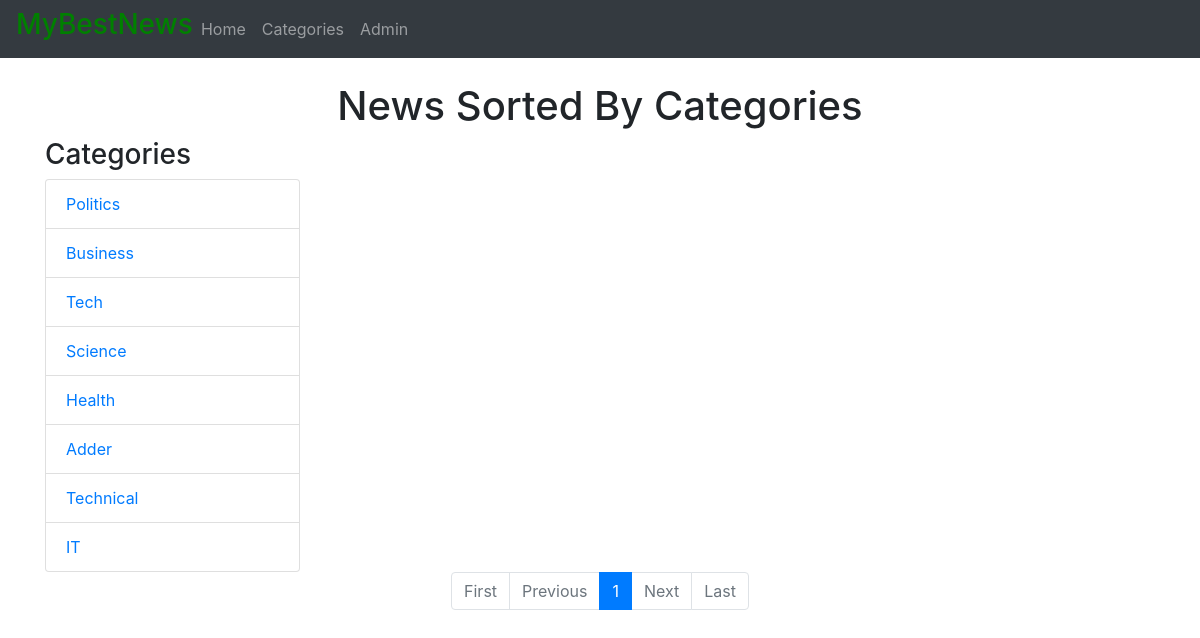
The page /category/ on the database its author committed.
### news/models.py (models this page shows, shortened)
class Category(models.Model):
    name = models.CharField(max_length=255)
    slug = models.SlugField(max_length=255, unique=True)
    class Meta:
        verbose_name_plural = "Categories"

### news/views.py (the view)
# urls.py: path('category/', views.category, name='category'),
def category(request, slug=None):
    if slug:
        category = get_object_or_404(Category, slug=slug)
        news_list = category.news.order_by('-created_date')
    else:
        news_list = News.objects.none()
    categories = Category.objects.all()
    paginator = Paginator(news_list, 10)
    page = request.GET.get('page')
    try:
        news = paginator.page(page)
    except PageNotAnInteger:
        news = paginator.page(1)
    except EmptyPage:
        news = paginator.page(paginator.num_pages)
    return render(request, 'news/category.html', {'news': news, 'categories': categories})

### news/templates/news/category.html (shortened to what this page needs)
{% extends 'news/base.html' %}
{% block content %}
    <h1 class="main" style="text-align:center">News Sorted By Categories</h1>
    <div class="row">
        <div class="col-md-3">
            <h3>Categories</h3>
            <div class="list-group">
                {% for cat in categories %}
                    <a href="{% url 'category' slug=cat.slug %}" class="list-group-item{% if cat.slug == category.slug %} active{% endif %}">
                        {{ cat.name }}
                    </a>
                {% endfor %}
            </div>
        </div>
        <div class="col-md-9">
        </div>
    </div>
       <nav class="d-flex justify-content-center" aria-label="Page navigation">
          <ul class="pagination">
            {% if news.has_previous %}
              <li class="page-item"><a class="page-link" href="?page=1">First</a></li>
              <li class="page-item"><a class="page-link" href="?page={{ news.previous_page_number }}">Previous</a></li>
            {% else %}
              <li class="page-item disabled"><a class="page-link" href="#">First</a></li>
              <li class="page-item disabled"><a class="page-link" href="#">Previous</a></li>
            {% endif %}
            {% for i in news.paginator.page_range %}
              {% if news.number == i %}
                <li class="page-item active"><a class="page-link" href="#">{{ i }} <span class="sr-only">(current)</span></a></li>
              {% else %}
                <li class="page-item"><a class="page-link" href="?page={{ i }}">{{ i }}</a></li>
              {% endif %}
            {% endfor %}
            {% if news.has_next %}
              <li class="page-item"><a class="page-link" href="?page={{ news.next_page_number }}">Next</a></li>
              <li class="page-item"><a class="page-link" href="?page={{ news.paginator.num_pages }}">Last</a></li>
            {% else %}
              <li class="page-item disabled"><a class="page-link" href="#">Next</a></li>
              <li class="page-item disabled"><a class="page-link" href="#">Last</a></li>
            {% endif %}
          </ul>
        </nav>
   </div>
{% endblock %}

### rows shown on the page
Category: name "Politics"
Category: name "Business"
Category: name "Tech"
Category: name "Science"
Category: name "Health"
Category: name "Adder"
Category: name "Technical"
Category: name "IT"

### other values the page prints
{{ i }} "1"
